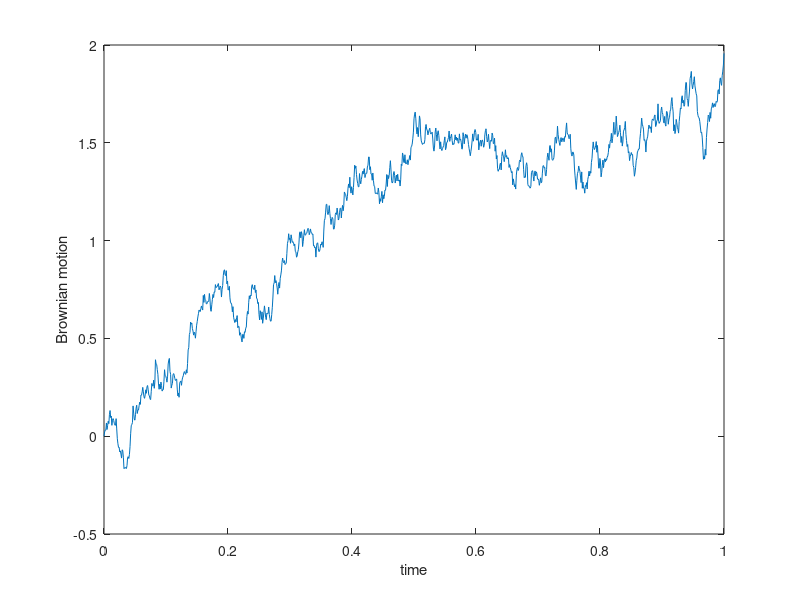

This figure's MATLAB source:
%   To produce a Brownian path
    
    n=10; 
    N=2^n; T=1; dt=T/N; rdt=sqrt(dt);
    S=zeros(N+1,1);
    S(1)=0.0;
    for i=1:N
        S(i+1)=S(i)+rdt*randn;
    end
    t=0:dt:T;
    plot(t,S);
    xlabel('time');
    ylabel('Brownian motion');
    